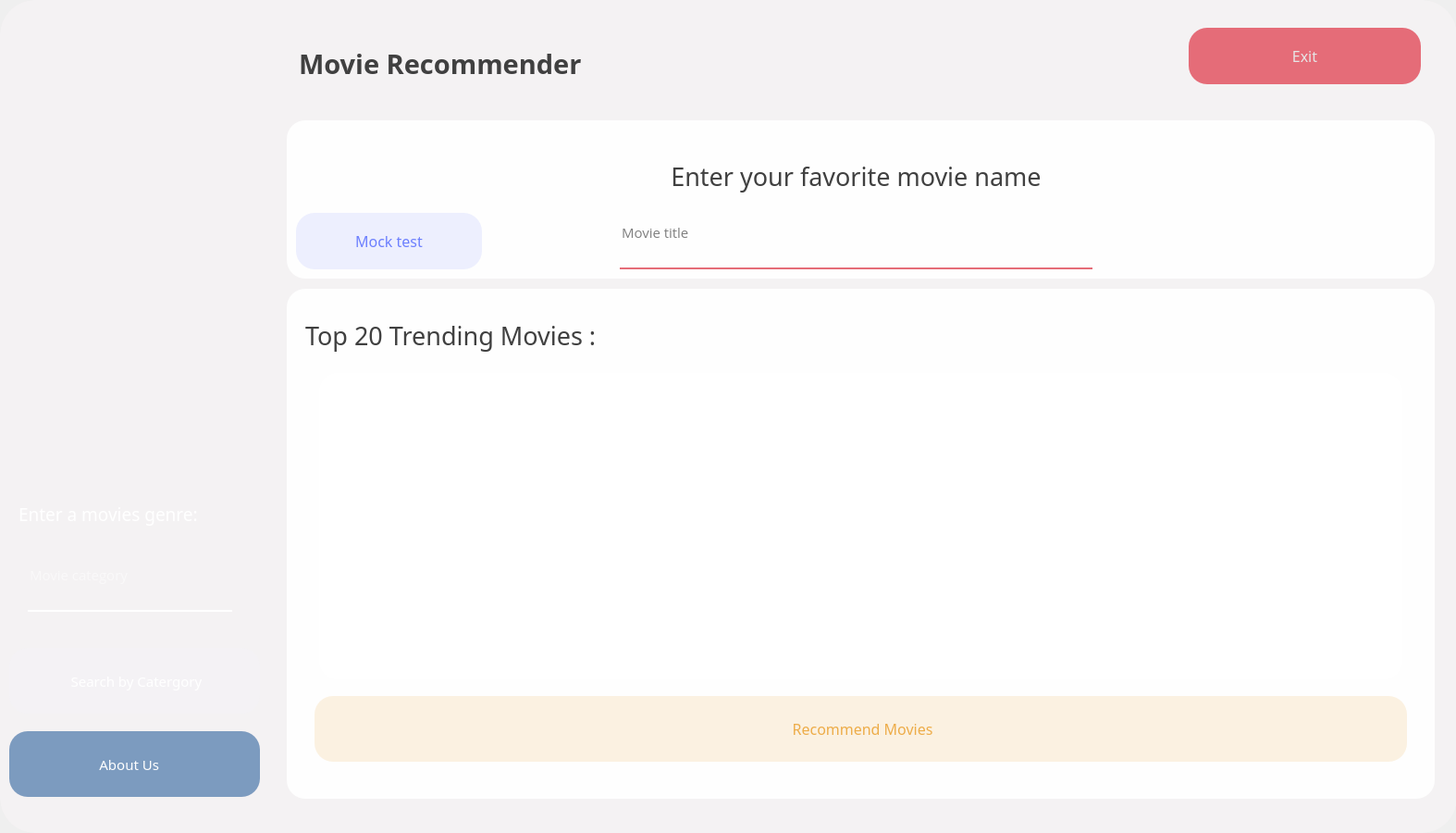
<?xml version="1.0" encoding="UTF-8"?>
<ui version="4.0">
 <class>Form</class>
 <widget class="QWidget" name="Form">
  <property name="geometry">
   <rect>
    <x>0</x>
    <y>0</y>
    <width>1574</width>
    <height>900</height>
   </rect>
  </property>
  <property name="windowTitle">
   <string>Form</string>
  </property>
  <widget class="QWidget" name="homeManagerScreen_widget" native="true">
   <property name="geometry">
    <rect>
     <x>0</x>
     <y>0</y>
     <width>1575</width>
     <height>900</height>
    </rect>
   </property>
   <widget class="QWidget" name="homeTopBar_widget_2" native="true">
    <property name="geometry">
     <rect>
      <x>305</x>
      <y>20</y>
      <width>1251</width>
      <height>81</height>
     </rect>
    </property>
    <property name="styleSheet">
     <string notr="true">background-color: rgba(255, 255, 255,0);
border-radius:20px;</string>
    </property>
    <widget class="QLabel" name="homeTopBarTitle_label">
     <property name="geometry">
      <rect>
       <x>18</x>
       <y>18</y>
       <width>421</width>
       <height>61</height>
      </rect>
     </property>
     <property name="font">
      <font>
       <family>Poppins SemiBold</family>
       <pointsize>22</pointsize>
       <weight>75</weight>
       <bold>true</bold>
      </font>
     </property>
     <property name="styleSheet">
      <string notr="true">background-color: rgba(255, 255, 255,0);
color: rgb(64, 64, 64);</string>
     </property>
     <property name="text">
      <string>Movie Recommender</string>
     </property>
    </widget>
    <widget class="QPushButton" name="exit_btn">
     <property name="geometry">
      <rect>
       <x>980</x>
       <y>10</y>
       <width>251</width>
       <height>61</height>
      </rect>
     </property>
     <property name="font">
      <font>
       <family>Poppins Medium</family>
       <pointsize>12</pointsize>
       <weight>50</weight>
       <bold>false</bold>
      </font>
     </property>
     <property name="styleSheet">
      <string notr="true">QPushButton#exit_btn{
background-color: rgb(229, 108, 120);
	color: rgb(230, 230, 230);
border-radius:20px;
}

QPushButton#exit_btn:hover{
background-color: rgba(229, 108, 120,220);
}

QPushButton#exit_btn:pressed{
padding-left:5px;
padding-top:5px;
background-color: rgba(229, 108, 120,220);
}</string>
     </property>
     <property name="text">
      <string>Exit</string>
     </property>
    </widget>
   </widget>
   <widget class="QWidget" name="homeContainer_widget" native="true">
    <property name="geometry">
     <rect>
      <x>305</x>
      <y>120</y>
      <width>1251</width>
      <height>751</height>
     </rect>
    </property>
    <property name="styleSheet">
     <string notr="true">background-color: rgba(255, 255, 255,0);
border-radius:20px;</string>
    </property>
    <widget class="QWidget" name="DashboardContainer_widget_10" native="true">
     <property name="geometry">
      <rect>
       <x>5</x>
       <y>192</y>
       <width>1241</width>
       <height>551</height>
      </rect>
     </property>
     <property name="styleSheet">
      <string notr="true">background-color: rgba(255, 255, 255,230);
border-radius:20px;</string>
     </property>
     <widget class="QPushButton" name="recommend_btn">
      <property name="geometry">
       <rect>
        <x>30</x>
        <y>440</y>
        <width>1181</width>
        <height>71</height>
       </rect>
      </property>
      <property name="font">
       <font>
        <family>Poppins Medium</family>
        <pointsize>12</pointsize>
        <weight>50</weight>
        <bold>false</bold>
       </font>
      </property>
      <property name="styleSheet">
       <string notr="true">QPushButton#recommend_btn{
	background-color: rgba(237, 172, 72,40);
	
	
	color: rgb(237, 172, 72);
border-radius:20px;
}

QPushButton#recommend_btn:hover{
background-color: rgba(237, 172, 72,60);

}

QPushButton#recommend_btn:pressed{
padding-left:5px;
padding-top:5px;
background-color: rgba(237, 172, 72,60);
}</string>
      </property>
      <property name="text">
       <string> Recommend Movies</string>
      </property>
      <property name="icon">
       <iconset resource="res.qrc">
        <normaloff>:/icons/materials/icons/natural-language-processing.png</normaloff>:/icons/materials/icons/natural-language-processing.png</iconset>
      </property>
      <property name="iconSize">
       <size>
        <width>25</width>
        <height>25</height>
       </size>
      </property>
     </widget>
     <widget class="QListWidget" name="recomendedMovies_listWidget">
      <property name="geometry">
       <rect>
        <x>35</x>
        <y>91</y>
        <width>1171</width>
        <height>331</height>
       </rect>
      </property>
     </widget>
     <widget class="QLabel" name="top10_title_label">
      <property name="geometry">
       <rect>
        <x>20</x>
        <y>20</y>
        <width>1211</width>
        <height>61</height>
       </rect>
      </property>
      <property name="font">
       <font>
        <family>Poppins Medium</family>
        <pointsize>20</pointsize>
       </font>
      </property>
      <property name="styleSheet">
       <string notr="true">background-color: rgba(255, 255, 255,0);
color: rgb(64, 64, 64);</string>
      </property>
      <property name="text">
       <string>Top 20 Trending Movies :</string>
      </property>
      <property name="alignment">
       <set>Qt::AlignLeading|Qt::AlignLeft|Qt::AlignVCenter</set>
      </property>
     </widget>
    </widget>
    <widget class="QWidget" name="DashboardContainer_widget_11" native="true">
     <property name="geometry">
      <rect>
       <x>5</x>
       <y>10</y>
       <width>1241</width>
       <height>171</height>
      </rect>
     </property>
     <property name="styleSheet">
      <string notr="true">background-color: rgba(255, 255, 255,230);
border-radius:20px;</string>
     </property>
     <widget class="QLabel" name="home_label_4">
      <property name="geometry">
       <rect>
        <x>10</x>
        <y>30</y>
        <width>1211</width>
        <height>61</height>
       </rect>
      </property>
      <property name="font">
       <font>
        <family>Poppins Medium</family>
        <pointsize>20</pointsize>
       </font>
      </property>
      <property name="styleSheet">
       <string notr="true">background-color: rgba(255, 255, 255,0);
color: rgb(64, 64, 64);</string>
      </property>
      <property name="text">
       <string>Enter your favorite movie name</string>
      </property>
      <property name="alignment">
       <set>Qt::AlignCenter</set>
      </property>
     </widget>
     <widget class="QLineEdit" name="movieTitle_tbox">
      <property name="geometry">
       <rect>
        <x>360</x>
        <y>90</y>
        <width>511</width>
        <height>71</height>
       </rect>
      </property>
      <property name="font">
       <font>
        <family>Open Sans</family>
        <pointsize>11</pointsize>
       </font>
      </property>
      <property name="styleSheet">
       <string notr="true">background-color: rgba(0, 0, 0,0);
border:none;
border-bottom:2px solid rgb(229,108,120);
color:rgpa(255,255,255,230);
padding-bottom:7px;
border-radius:0px;


</string>
      </property>
      <property name="placeholderText">
       <string>Movie title</string>
      </property>
     </widget>
     <widget class="QPushButton" name="randomMovieName_btn">
      <property name="geometry">
       <rect>
        <x>10</x>
        <y>100</y>
        <width>201</width>
        <height>61</height>
       </rect>
      </property>
      <property name="font">
       <font>
        <family>Poppins Medium</family>
        <pointsize>12</pointsize>
        <weight>50</weight>
        <bold>false</bold>
       </font>
      </property>
      <property name="styleSheet">
       <string notr="true">

QPushButton#randomMovieName_btn{
	background-color: rgba(108, 127, 254,30);
	color: rgb(108, 127, 254);
border-radius:20px;
}

QPushButton#randomMovieName_btn:hover{
background-color: rgba(108, 127, 254,50);
color: rgb(108, 127, 254);
}

QPushButton#randomMovieName_btn:pressed{
padding-left:5px;
padding-top:5px;
background-color: rgba(108, 127, 254,50);
color: rgb(108, 127, 254);
}</string>
      </property>
      <property name="text">
       <string>Mock test</string>
      </property>
     </widget>
    </widget>
   </widget>
   <widget class="QLabel" name="mainScreenwhite_BG">
    <property name="geometry">
     <rect>
      <x>0</x>
      <y>0</y>
      <width>1575</width>
      <height>900</height>
     </rect>
    </property>
    <property name="font">
     <font>
      <weight>50</weight>
      <bold>false</bold>
     </font>
    </property>
    <property name="styleSheet">
     <string notr="true">background-color: rgb(244, 242, 243);
border-radius:38px;</string>
    </property>
    <property name="text">
     <string/>
    </property>
   </widget>
   <widget class="QWidget" name="homeSideBar_widget" native="true">
    <property name="geometry">
     <rect>
      <x>0</x>
      <y>0</y>
      <width>291</width>
      <height>901</height>
     </rect>
    </property>
    <widget class="QLabel" name="homeSideBar_BG">
     <property name="geometry">
      <rect>
       <x>0</x>
       <y>0</y>
       <width>291</width>
       <height>901</height>
      </rect>
     </property>
     <property name="styleSheet">
      <string notr="true">border-image: url(:/images/materials/homeSideMenu.png);
border-top-left-radius:38px;
border-bottom-left-radius:38px;</string>
     </property>
     <property name="text">
      <string/>
     </property>
     <property name="textFormat">
      <enum>Qt::AutoText</enum>
     </property>
    </widget>
    <widget class="QPushButton" name="search_btn">
     <property name="geometry">
      <rect>
       <x>10</x>
       <y>700</y>
       <width>271</width>
       <height>71</height>
      </rect>
     </property>
     <property name="font">
      <font>
       <family>Poppins Medium</family>
       <pointsize>11</pointsize>
       <weight>50</weight>
       <bold>false</bold>
      </font>
     </property>
     <property name="styleSheet">
      <string notr="true">QPushButton#search_btn{
	
	background-color: rgba(237, 239, 254,35);
	color: rgb(255,255,255);
border-radius:20px;
}

QPushButton#search_btn:hover{
background-color: rgba(237, 239, 254,100);
}

QPushButton#search_btn:pressed{
padding-left:5px;
padding-top:5px;
background-color: rgba(237, 239, 254,100);
}</string>
     </property>
     <property name="text">
      <string> Search by Catergory</string>
     </property>
     <property name="icon">
      <iconset resource="res.qrc">
       <normaloff>:/icons/materials/icons/search.png</normaloff>:/icons/materials/icons/search.png</iconset>
     </property>
     <property name="iconSize">
      <size>
       <width>25</width>
       <height>25</height>
      </size>
     </property>
    </widget>
    <widget class="QPushButton" name="homeAboutUs_btn">
     <property name="geometry">
      <rect>
       <x>10</x>
       <y>790</y>
       <width>271</width>
       <height>71</height>
      </rect>
     </property>
     <property name="font">
      <font>
       <family>Poppins Medium</family>
       <pointsize>11</pointsize>
       <weight>50</weight>
       <bold>false</bold>
      </font>
     </property>
     <property name="styleSheet">
      <string notr="true">QPushButton#homeAboutUs_btn{
	
	
	background-color: rgba(41, 94, 154,150);
	color: rgb(255,255,255);
border-radius:20px;
}

QPushButton#homeAboutUs_btn:hover{
background-color: rgba(237, 239, 254,100);
}

QPushButton#homeAboutUs_btn:pressed{
padding-left:5px;
padding-top:5px;
background-color: rgba(237, 239, 254,100);
}</string>
     </property>
     <property name="text">
      <string> About Us    </string>
     </property>
     <property name="icon">
      <iconset resource="res.qrc">
       <normaloff>:/icons/materials/icons/info7.png</normaloff>:/icons/materials/icons/info7.png</iconset>
     </property>
     <property name="iconSize">
      <size>
       <width>25</width>
       <height>25</height>
      </size>
     </property>
    </widget>
    <widget class="QLabel" name="homeUserImage_Label">
     <property name="geometry">
      <rect>
       <x>70</x>
       <y>309</y>
       <width>150</width>
       <height>150</height>
      </rect>
     </property>
     <property name="styleSheet">
      <string notr="true">background-color: rgba(255, 255, 255,0);
border-image: url(:/icons/materials/icons/radio-waves.png);
</string>
     </property>
     <property name="text">
      <string/>
     </property>
    </widget>
    <widget class="QLabel" name="homeUserName_label">
     <property name="geometry">
      <rect>
       <x>20</x>
       <y>520</y>
       <width>251</width>
       <height>71</height>
      </rect>
     </property>
     <property name="font">
      <font>
       <family>Poppins Medium</family>
       <pointsize>14</pointsize>
      </font>
     </property>
     <property name="acceptDrops">
      <bool>false</bool>
     </property>
     <property name="styleSheet">
      <string notr="true">background-color: rgba(255, 255, 255,0);
color: rgb(255, 255, 255);</string>
     </property>
     <property name="text">
      <string>Enter a movies genre:</string>
     </property>
     <property name="scaledContents">
      <bool>false</bool>
     </property>
     <property name="alignment">
      <set>Qt::AlignLeading|Qt::AlignLeft|Qt::AlignVCenter</set>
     </property>
     <property name="wordWrap">
      <bool>true</bool>
     </property>
    </widget>
    <widget class="QLineEdit" name="movieCategory_tbox">
     <property name="geometry">
      <rect>
       <x>30</x>
       <y>590</y>
       <width>221</width>
       <height>71</height>
      </rect>
     </property>
     <property name="palette">
      <palette>
       <active>
        <colorrole role="Button">
         <brush brushstyle="SolidPattern">
          <color alpha="0">
           <red>0</red>
           <green>0</green>
           <blue>0</blue>
          </color>
         </brush>
        </colorrole>
        <colorrole role="Text">
         <brush brushstyle="SolidPattern">
          <color alpha="255">
           <red>255</red>
           <green>255</green>
           <blue>255</blue>
          </color>
         </brush>
        </colorrole>
        <colorrole role="Base">
         <brush brushstyle="SolidPattern">
          <color alpha="0">
           <red>0</red>
           <green>0</green>
           <blue>0</blue>
          </color>
         </brush>
        </colorrole>
        <colorrole role="Window">
         <brush brushstyle="SolidPattern">
          <color alpha="0">
           <red>0</red>
           <green>0</green>
           <blue>0</blue>
          </color>
         </brush>
        </colorrole>
        <colorrole role="PlaceholderText">
         <brush brushstyle="SolidPattern">
          <color alpha="128">
           <red>255</red>
           <green>255</green>
           <blue>255</blue>
          </color>
         </brush>
        </colorrole>
       </active>
       <inactive>
        <colorrole role="Button">
         <brush brushstyle="SolidPattern">
          <color alpha="0">
           <red>0</red>
           <green>0</green>
           <blue>0</blue>
          </color>
         </brush>
        </colorrole>
        <colorrole role="Text">
         <brush brushstyle="SolidPattern">
          <color alpha="255">
           <red>255</red>
           <green>255</green>
           <blue>255</blue>
          </color>
         </brush>
        </colorrole>
        <colorrole role="Base">
         <brush brushstyle="SolidPattern">
          <color alpha="0">
           <red>0</red>
           <green>0</green>
           <blue>0</blue>
          </color>
         </brush>
        </colorrole>
        <colorrole role="Window">
         <brush brushstyle="SolidPattern">
          <color alpha="0">
           <red>0</red>
           <green>0</green>
           <blue>0</blue>
          </color>
         </brush>
        </colorrole>
        <colorrole role="PlaceholderText">
         <brush brushstyle="SolidPattern">
          <color alpha="128">
           <red>255</red>
           <green>255</green>
           <blue>255</blue>
          </color>
         </brush>
        </colorrole>
       </inactive>
       <disabled>
        <colorrole role="Button">
         <brush brushstyle="SolidPattern">
          <color alpha="0">
           <red>0</red>
           <green>0</green>
           <blue>0</blue>
          </color>
         </brush>
        </colorrole>
        <colorrole role="Text">
         <brush brushstyle="SolidPattern">
          <color alpha="255">
           <red>120</red>
           <green>120</green>
           <blue>120</blue>
          </color>
         </brush>
        </colorrole>
        <colorrole role="Base">
         <brush brushstyle="SolidPattern">
          <color alpha="0">
           <red>0</red>
           <green>0</green>
           <blue>0</blue>
          </color>
         </brush>
        </colorrole>
        <colorrole role="Window">
         <brush brushstyle="SolidPattern">
          <color alpha="0">
           <red>0</red>
           <green>0</green>
           <blue>0</blue>
          </color>
         </brush>
        </colorrole>
        <colorrole role="PlaceholderText">
         <brush brushstyle="SolidPattern">
          <color alpha="128">
           <red>255</red>
           <green>255</green>
           <blue>255</blue>
          </color>
         </brush>
        </colorrole>
       </disabled>
      </palette>
     </property>
     <property name="font">
      <font>
       <family>Open Sans</family>
       <pointsize>11</pointsize>
      </font>
     </property>
     <property name="styleSheet">
      <string notr="true">background-color: rgba(0, 0, 0,0);
border:none;
border-bottom:2px solid rgb(255,255,255);
color:rgpa(255,255,255,230);
padding-bottom:7px;
border-radius:0px;



</string>
     </property>
     <property name="placeholderText">
      <string>Movie category</string>
     </property>
    </widget>
   </widget>
   <zorder>mainScreenwhite_BG</zorder>
   <zorder>homeTopBar_widget_2</zorder>
   <zorder>homeContainer_widget</zorder>
   <zorder>homeSideBar_widget</zorder>
  </widget>
  <widget class="QWidget" name="dataEntry_widget" native="true">
   <property name="geometry">
    <rect>
     <x>0</x>
     <y>0</y>
     <width>1575</width>
     <height>900</height>
    </rect>
   </property>
   <widget class="QLabel" name="mainScreen_BG_2">
    <property name="geometry">
     <rect>
      <x>0</x>
      <y>0</y>
      <width>1575</width>
      <height>900</height>
     </rect>
    </property>
    <property name="styleSheet">
     <string notr="true">border-image: url(:/images/materials/dataEntryBG.png);
border-radius:38px;</string>
    </property>
    <property name="text">
     <string/>
    </property>
   </widget>
   <widget class="QWidget" name="topBar_widget_2" native="true">
    <property name="geometry">
     <rect>
      <x>200</x>
      <y>20</y>
      <width>1351</width>
      <height>81</height>
     </rect>
    </property>
    <property name="styleSheet">
     <string notr="true">background-color: rgba(200, 200, 200,80);
/*background-color: rgba(239, 174, 74,150);*/
border-radius:20px;</string>
    </property>
    <widget class="QLabel" name="mainTopBarTitle_label_2">
     <property name="geometry">
      <rect>
       <x>460</x>
       <y>10</y>
       <width>191</width>
       <height>61</height>
      </rect>
     </property>
     <property name="font">
      <font>
       <family>Poppins SemiBold</family>
       <pointsize>18</pointsize>
       <weight>75</weight>
       <bold>true</bold>
      </font>
     </property>
     <property name="styleSheet">
      <string notr="true">background-color: rgba(255, 255, 255,0);
color: rgb(235, 168, 105);</string>
     </property>
     <property name="text">
      <string>Dashboard</string>
     </property>
    </widget>
    <widget class="QPushButton" name="dataEntryBack_btn">
     <property name="geometry">
      <rect>
       <x>1050</x>
       <y>10</y>
       <width>291</width>
       <height>61</height>
      </rect>
     </property>
     <property name="font">
      <font>
       <family>Poppins Medium</family>
       <pointsize>12</pointsize>
       <weight>50</weight>
       <bold>false</bold>
      </font>
     </property>
     <property name="styleSheet">
      <string notr="true">QPushButton#dataEntryBack_btn{
background-color: rgb(229, 108, 120);
	color: rgb(230, 230, 230);
border-radius:20px;
}

QPushButton#dataEntryBack_btn:hover{
background-color: rgba(229, 108, 120,220);
}

QPushButton#dataEntryBack_btn:pressed{
padding-left:5px;
padding-top:5px;
background-color: rgba(229, 108, 120,220);
}</string>
     </property>
     <property name="text">
      <string>Back</string>
     </property>
    </widget>
   </widget>
   <widget class="QWidget" name="mainDashboardContainer_widget_2" native="true">
    <property name="geometry">
     <rect>
      <x>20</x>
      <y>120</y>
      <width>1531</width>
      <height>751</height>
     </rect>
    </property>
    <property name="styleSheet">
     <string notr="true">background-color: rgba(200, 200, 200,80);
border-radius:20px;</string>
    </property>
    <widget class="QPushButton" name="dataEntrySave_btn">
     <property name="geometry">
      <rect>
       <x>20</x>
       <y>660</y>
       <width>291</width>
       <height>61</height>
      </rect>
     </property>
     <property name="font">
      <font>
       <family>Poppins Medium</family>
       <pointsize>12</pointsize>
       <weight>50</weight>
       <bold>false</bold>
      </font>
     </property>
     <property name="styleSheet">
      <string notr="true">QPushButton#dataEntrySave_btn{
	
	background-color: rgb(235, 168, 105);
	color: rgb(255, 255, 255);
border-radius:20px;
}

QPushButton#dataEntrySave_btn:hover{
background-color: rgba(245, 178, 115,210);

}

QPushButton#dataEntrySave_btn:pressed{
padding-left:5px;
padding-top:5px;
background-color: rgba(245, 178, 115,210);

}</string>
     </property>
     <property name="text">
      <string>Save</string>
     </property>
     <property name="iconSize">
      <size>
       <width>25</width>
       <height>25</height>
      </size>
     </property>
    </widget>
    <widget class="QLabel" name="mainTopBarTitle_label_3">
     <property name="geometry">
      <rect>
       <x>1420</x>
       <y>660</y>
       <width>191</width>
       <height>61</height>
      </rect>
     </property>
     <property name="font">
      <font>
       <family>Poppins Medium</family>
       <pointsize>18</pointsize>
       <weight>50</weight>
       <bold>false</bold>
      </font>
     </property>
     <property name="styleSheet">
      <string notr="true">background-color: rgba(255, 255, 255,0);
color: rgb(64, 64, 64);</string>
     </property>
     <property name="text">
      <string>ScMS</string>
     </property>
    </widget>
   </widget>
   <widget class="QLabel" name="mainScreenDark_BG_2">
    <property name="geometry">
     <rect>
      <x>0</x>
      <y>0</y>
      <width>1575</width>
      <height>900</height>
     </rect>
    </property>
    <property name="styleSheet">
     <string notr="true">background-color: rgba(0, 0, 0,5);
border-radius:38px;</string>
    </property>
    <property name="text">
     <string/>
    </property>
   </widget>
   <zorder>mainScreen_BG_2</zorder>
   <zorder>mainScreenDark_BG_2</zorder>
   <zorder>topBar_widget_2</zorder>
   <zorder>mainDashboardContainer_widget_2</zorder>
  </widget>
  <zorder>dataEntry_widget</zorder>
  <zorder>homeManagerScreen_widget</zorder>
 </widget>
 <resources>
  <include location="res.qrc"/>
 </resources>
 <connections/>
</ui>
